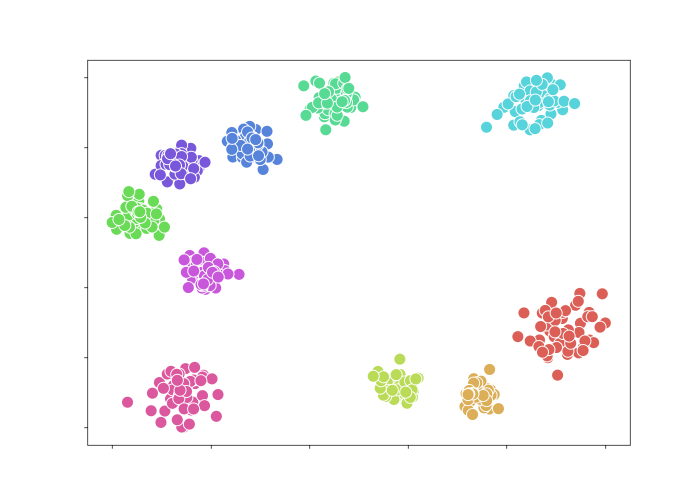
#> input picture model/feature_tsnet_features.png, 1400 x 1000 px (shown at 1/2 size); its folder holds only this picture in this run
$ python -i visual_utils.py   (imports and definitions only)
#> lines starting #> are read from the running program, lines starting #| are printed output that depends on the picture; after the words box and inside, x2 and y2 are one past the last pixel; in counts of white or black regions, pixels touching at a corner belong together
# import h5py
import json
import pickle
from collections import OrderedDict
from os.path import join

import cv2
import numpy as np
import scipy.io as sio
import torch
from sklearn import preprocessing
import sys
import torch.utils.data
import os
from PIL import Image
import numpy as np
import h5py
import torch
import torch.utils.data
import scipy.io as sio
import matplotlib.pyplot as plt


# [67 lines left out: functions plot_acc, sort_acc, weights_init, L2_normalize, map_label, not called in this run]


class Logger(object):
    # [9 lines left out: functions __init__, write, not called in this run]


class DATA_LOADER(object):
    # [328 lines left out: functions __init__, read_h5dataset, read_matimagenet, read_matdataset, next_batch_one_class, next_batch and 1 more, not called in this run]


def default_loader(path):
    return Image.open(path).convert('RGB')


# [25 lines left out: function default_flist_reader, not called in this run]


class ImageFilelist(torch.utils.data.Dataset):
    # [49 lines left out: functions __init__, __getitem__, not called in this run]

    def __len__(self):
        num = len(self.imlist)
        return num


class ImageFilelist2(torch.utils.data.Dataset):
    # [71 lines left out: functions __init__, __getitem__, not called in this run]

    def __len__(self):
        num = len(self.imlist)
        return num


# [132 lines left out: functions compute_per_class_acc, compute_per_class_acc_gzsl, prepare_attri_label, save_correct_imgs, cosine_distance, save_predict_txt and 1 more, not called in this run]


def softmax(x):
    return np.exp(x) / np.sum(np.exp(x), axis=0)


def average(x):
    return x / np.sum(x, axis=0)


# [37 lines of commented-out code are left out]


# [85 lines left out: functions per_dim_dis, add_image_attri_L2_path, get_group, not called in this run]


def add_glasso(var, group):
    return var[group, :].pow(2).sum(dim=0).add(1e-8).sum().pow(1 / 2.)


def add_dim_glasso(var, group):
    loss = var[group, :].pow(2).sum(dim=1).add(1e-8).pow(1 / 2.).sum()
    return loss


def find_contours(mask_path, newshape=None, side=None):
#> called with mask_path = 'feature_tsnet_features.png'
    global image_cnts_extra
    mask = cv2.imread(mask_path)
#> mask is the input picture: shape (1000, 1400, 3); mean B, G, R 248.7, 248.4, 248.8

    if newshape != None:
        if side != None and side == "L":
            mask = cv2.flip(mask, 1)
        mask = cv2.resize(mask, (newshape[0], newshape[1]))

    img_gray = cv2.cvtColor(mask, cv2.COLOR_BGR2GRAY)
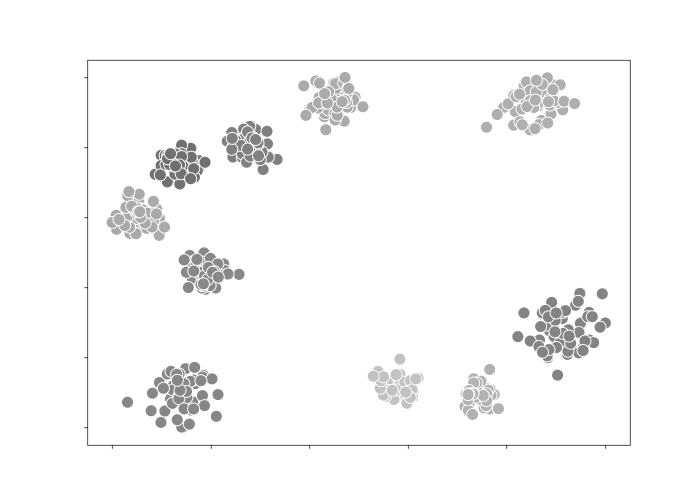
#> img_gray: shape (1000, 1400) (shown at 1/2 size); min 0, max 255, mean 248.6
    # ret, im = cv2.threshold(img_gray, 100, 255, cv2.THRESH_BINARY)

    ret, im = cv2.threshold(img_gray, 0, 255, cv2.THRESH_BINARY)
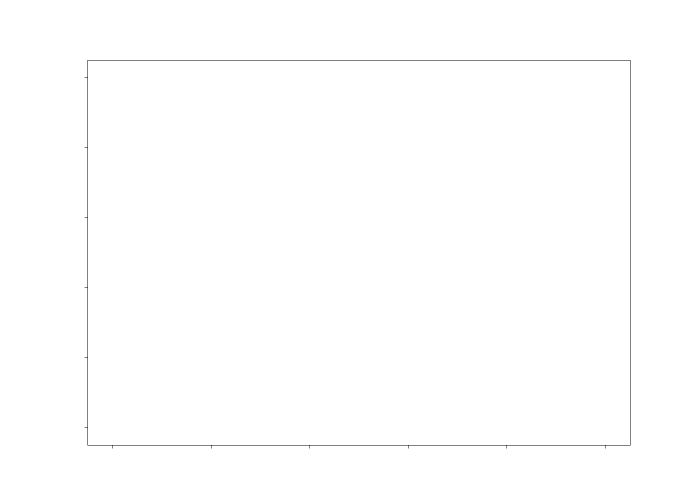
#> im: shape (1000, 1400) (shown at 1/2 size); 99.7% white; black in thin lines or dots, all inside (x1, y1, x2, y2) = (169, 120, 1261, 897)

    cnts, hierarchy = cv2.findContours(im, cv2.RETR_EXTERNAL, cv2.CHAIN_APPROX_SIMPLE)
#> cnts = [[[0, 0], [0, 999], [1399, 999], [1399, 0]]]

    BBs = []
    for c in cnts:
        x, y, w, h = cv2.boundingRect(c)
        # print(x,y,w,h)
        # cv2.rectangle(mask, (x, y), (x + w, y + h), (36, 255, 12), 2)
        img = np.clip(mask, 0, 1)
        bb = [x, y, w, h]
        # print(bb.__str__())
        BBs.append(bb)
#> this loop made 1 pass
#> (c, x, y, w, h) on pass 1: ([[0, 0], [0, 999], [1399, 999], [1399, 0]], 0, 0, 1400, 1000)
#> after the loop, BBs = [[0, 0, 1400, 1000]]

    return mask, BBs

>>> result = find_contours('feature_tsnet_features.png')

$ run again, on model/temp.png
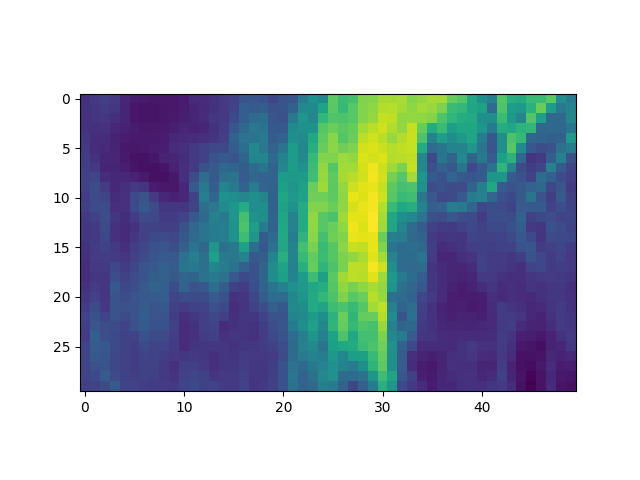
#> input picture model/temp.png, 640 x 480 px
#> in find_contours, mask is the input picture: shape (480, 640, 3); mean B, G, R 189.9, 180.5, 164.8
#> in find_contours, `img_gray = cv2.cvtColor(mask, cv2.COLOR_BGR2GRAY)`:
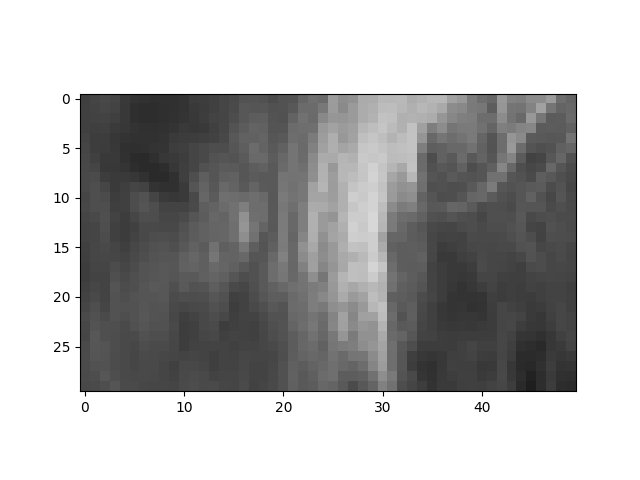
#> img_gray: shape (480, 640); min 0, max 255, mean 176.9
#> in find_contours, `ret, im = cv2.threshold(img_gray, 0, 255, cv2.THRESH_BINARY)`:
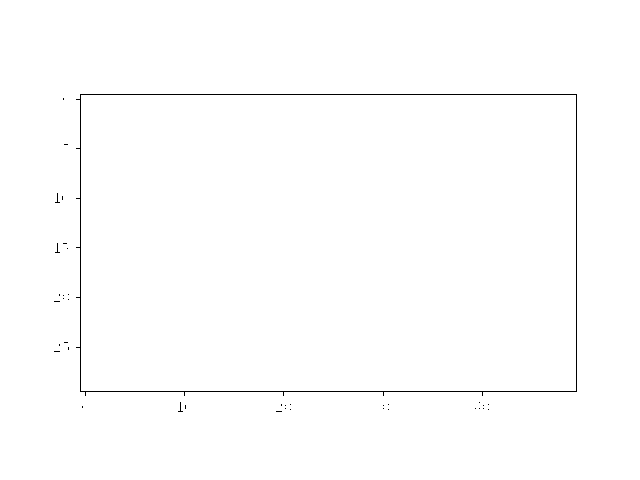
#> im: shape (480, 640); 99.4% white; black in thin lines or dots, all inside (x1, y1, x2, y2) = (54, 94, 577, 412)
#> cnts = [[[0, 0], [0, 479], [639, 479], [639, 0]]]
#> the loop in find_contours, `for c in cnts:` made 1 pass
#> (c, x, y, w, h) on pass 1: ([[0, 0], [0, 479], [639, 479], [639, 0]], 0, 0, 640, 480)
#> after the loop in find_contours, `for c in cnts:`: BBs = [[0, 0, 640, 480]]

$ run again, on model/temp2.png
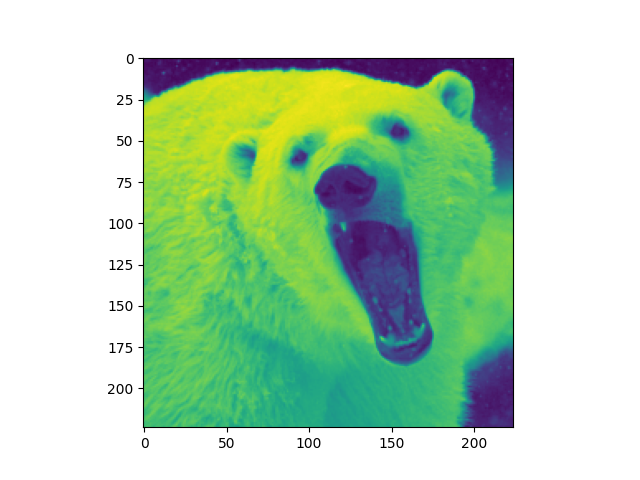
#> input picture model/temp2.png, 640 x 480 px
#> in find_contours, mask is the input picture: shape (480, 640, 3); mean B, G, R 182.5, 215.3, 183.2
#> in find_contours, `img_gray = cv2.cvtColor(mask, cv2.COLOR_BGR2GRAY)`:
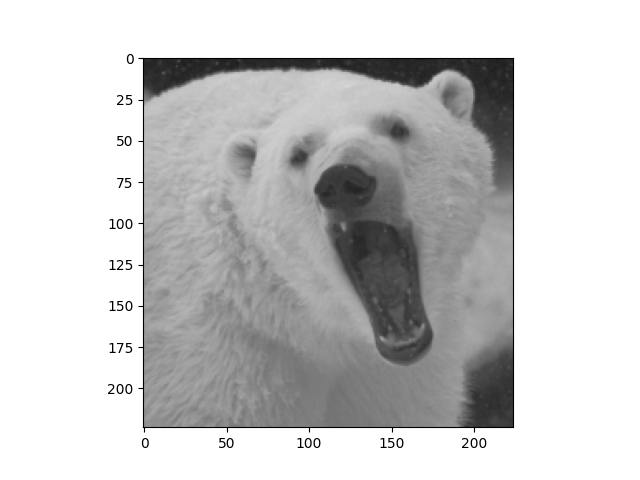
#> img_gray: shape (480, 640); min 0, max 255, mean 202
#> in find_contours, `ret, im = cv2.threshold(img_gray, 0, 255, cv2.THRESH_BINARY)`:
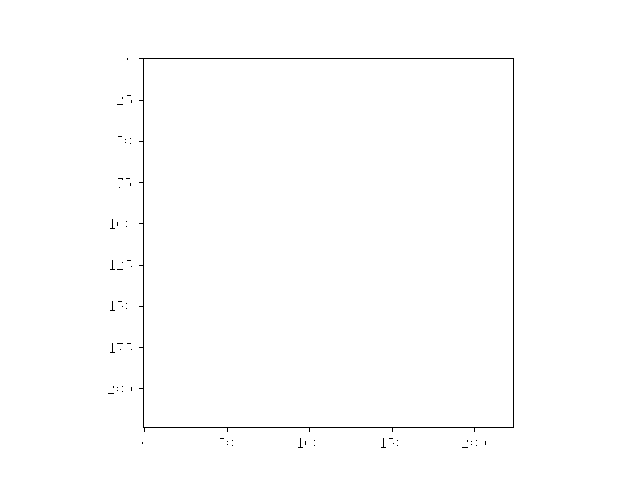
#> im: shape (480, 640); 99.4% white; black in thin lines or dots, all inside (x1, y1, x2, y2) = (108, 58, 514, 448)
#> cnts = [[[0, 0], [0, 479], [639, 479], [639, 0]]]
#> the loop in find_contours, `for c in cnts:` made 1 pass
#> (c, x, y, w, h) on pass 1: ([[0, 0], [0, 479], [639, 479], [639, 0]], 0, 0, 640, 480)
#> after the loop in find_contours, `for c in cnts:`: BBs = [[0, 0, 640, 480]]
